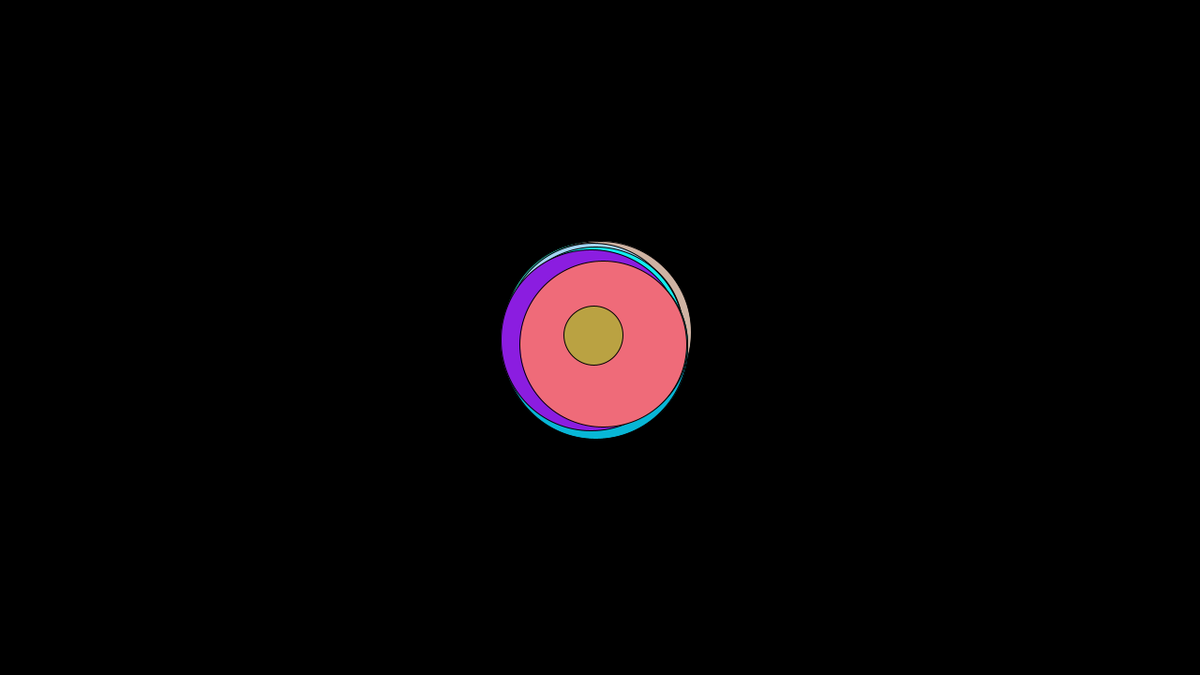
Frame 1 (no input)
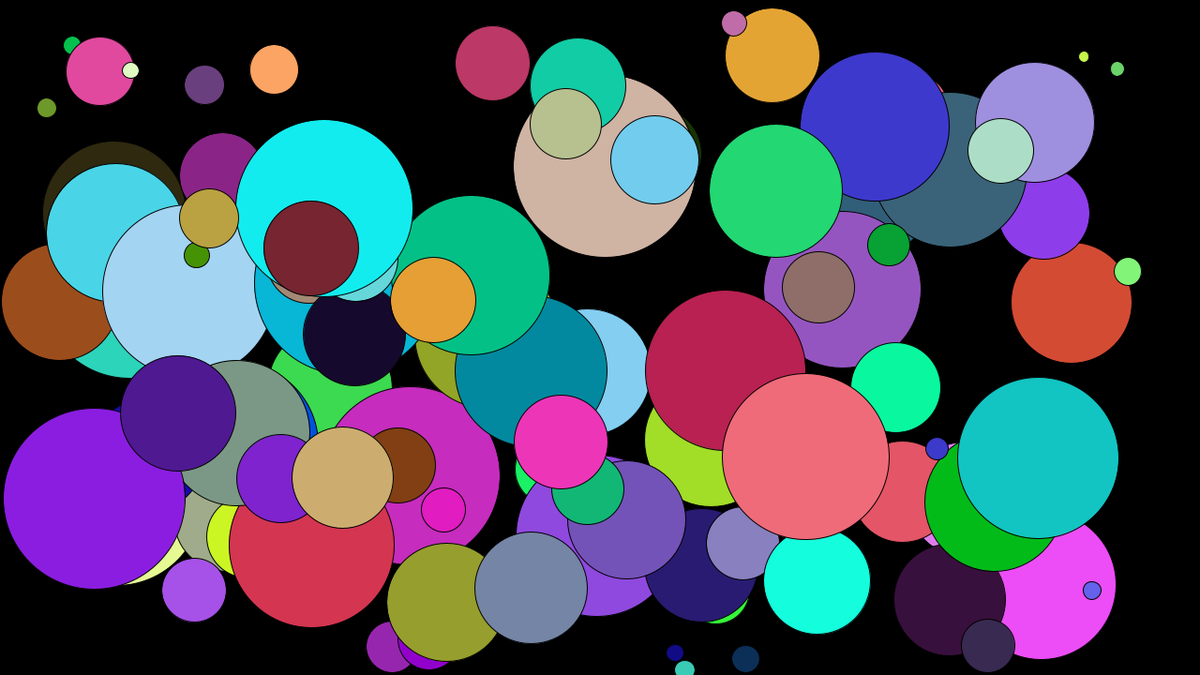
Frame 60 (the mouse pressed at the canvas centre just before this capture)
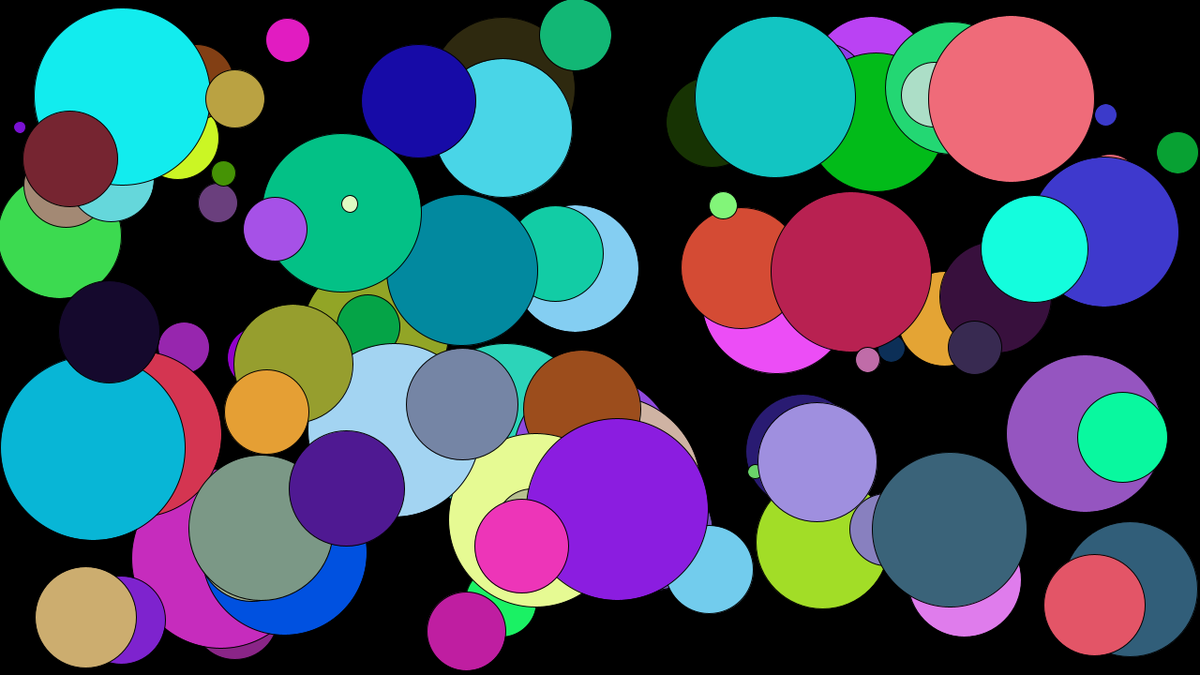
Frame 120 (the mouse held since frame 60 and released just before this capture)

The Processing sketch that drew these frames (run headless with seeded random() and noise(); from frame 60 on, the mouse is pressed at the canvas centre):

// Processing sketch: saveScreen3
// ── saveScreen3.pde
/*

 DIGITAL FABRICATION FOR INTERACTION 19/20
 
 MODULE: Visual Arts
 
 DATE: 6/3/2020
 
 */


// Declaring a variable size list to store my Ball type objects
ArrayList<Ball> list = new ArrayList<Ball>();

// We will use 100 balls
int nBalls = 100;

// Setup function, will be executed just once
void setup() {

  // Define canvas size
  size(1280, 720);

  // Fill background in black
  background(0);

  // Initialize 100 objects of class Ball and push them in list
  for (int i = 0; i < nBalls; i++) {
    list.add(new Ball());
  }
}


// Draw function, will be executed in a loop
void draw() {

  // Delete previous frame by filling in black
  background(0);

  // Iterate over the list
  for (int i = 0; i < nBalls; i++) {
    // For every item: update and display.
    list.get(i).update();
    list.get(i).display();
  }
}

// ── Ball.pde
/*

 DIGITAL FABRICATION FOR INTERACTION 19/20
 
 MODULE: Visual Arts
 
 DATE: 6/3/2020
 
 */



// Defining a Ball class to define ball objects
class Ball { 

  // Parameters of my class "How is my object?"
  float centerX;
  float centerY;  
  float diameter;
  float speedX;
  float speedY;
  color ballcolor;

  // Constructor of my class. It just sets initial values for my parameters. 
  // It is executed when "ball = new Ball()" is called on main sketch.
  Ball () { 

    centerX = 0.5 * width;
    centerY = 0.5 * height;

    diameter = random(10, 200);

    speedX = random(-10, 10);
    speedY = random(-10, 10);

    ballcolor = color(random(0, 255), random(0, 255), random(0, 255));
  } 

  // Update method, all calculations belong here
  void update() { 

    // Check horizontal borders
    if ((centerX > width - 0.5 * diameter) || (centerX < 0.5 * diameter)) {
      speedX *= -1;
    }

    // Check vertical borders
    if ((centerY > height - 0.5 * diameter) || (centerY < 0.5 * diameter)) {
      speedY *= -1;
    }  

    centerX += speedX;
    centerY += speedY;
  }

  // Display method, all drawings are contained here
  void display() {

    fill(ballcolor);
    ellipse(centerX, centerY, diameter, diameter);
  }
} 
